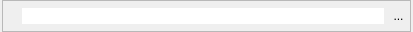
<?xml version="1.0" encoding="UTF-8"?>
<ui version="4.0">
 <class>URLFrame</class>
 <widget class="QFrame" name="URLFrame">
  <property name="geometry">
   <rect>
    <x>0</x>
    <y>0</y>
    <width>413</width>
    <height>32</height>
   </rect>
  </property>
  <property name="sizePolicy">
   <sizepolicy hsizetype="Preferred" vsizetype="Fixed">
    <horstretch>0</horstretch>
    <verstretch>0</verstretch>
   </sizepolicy>
  </property>
  <property name="windowTitle">
   <string/>
  </property>
  <property name="styleSheet">
   <string notr="true">margin-left: 2px; margin-right: 2px;</string>
  </property>
  <property name="frameShape">
   <enum>QFrame::StyledPanel</enum>
  </property>
  <property name="frameShadow">
   <enum>QFrame::Sunken</enum>
  </property>
  <property name="lineWidth">
   <number>1</number>
  </property>
  <layout class="QHBoxLayout" name="horizontalLayout">
   <property name="spacing">
    <number>1</number>
   </property>
   <property name="margin">
    <number>0</number>
   </property>
   <item>
    <widget class="QLabel" name="FaviconLabel_">
     <property name="sizePolicy">
      <sizepolicy hsizetype="Expanding" vsizetype="Expanding">
       <horstretch>0</horstretch>
       <verstretch>0</verstretch>
      </sizepolicy>
     </property>
     <property name="minimumSize">
      <size>
       <width>16</width>
       <height>16</height>
      </size>
     </property>
     <property name="sizeIncrement">
      <size>
       <width>1</width>
       <height>1</height>
      </size>
     </property>
     <property name="text">
      <string/>
     </property>
    </widget>
   </item>
   <item>
    <widget class="LeechCraft::Poshuku::ProgressLineEdit" name="URLEdit_">
     <property name="sizePolicy">
      <sizepolicy hsizetype="Expanding" vsizetype="Fixed">
       <horstretch>10</horstretch>
       <verstretch>0</verstretch>
      </sizepolicy>
     </property>
     <property name="frame">
      <bool>false</bool>
     </property>
    </widget>
   </item>
   <item>
    <widget class="LeechCraft::Poshuku::ClearButton" name="ClearButton_">
     <property name="palette">
      <palette>
       <active/>
       <inactive/>
       <disabled/>
      </palette>
     </property>
     <property name="styleSheet">
      <string notr="true">border: none;</string>
     </property>
     <property name="text">
      <string>...</string>
     </property>
    </widget>
   </item>
  </layout>
 </widget>
 <customwidgets>
  <customwidget>
   <class>LeechCraft::Poshuku::ProgressLineEdit</class>
   <extends>QLineEdit</extends>
   <header>progresslineedit.h</header>
  </customwidget>
  <customwidget>
   <class>LeechCraft::Poshuku::ClearButton</class>
   <extends>QToolButton</extends>
   <header>clearbutton.h</header>
  </customwidget>
 </customwidgets>
 <resources/>
 <connections/>
</ui>
